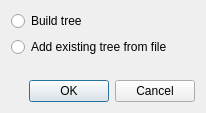
<?xml version="1.0" encoding="UTF-8"?>
<ui version="4.0">
 <class>AddTreeDialog</class>
 <widget class="QDialog" name="AddTreeDialog">
  <property name="geometry">
   <rect>
    <x>0</x>
    <y>0</y>
    <width>206</width>
    <height>113</height>
   </rect>
  </property>
  <property name="windowTitle">
   <string>Add phylogenetic tree</string>
  </property>
  <layout class="QVBoxLayout" name="verticalLayout">
   <item>
    <widget class="QRadioButton" name="buildTreeCheck">
     <property name="text">
      <string>Build tree</string>
     </property>
    </widget>
   </item>
   <item>
    <widget class="QRadioButton" name="addExistingTree">
     <property name="text">
      <string>Add existing tree from file</string>
     </property>
    </widget>
   </item>
   <item>
    <spacer name="verticalSpacer">
     <property name="orientation">
      <enum>Qt::Vertical</enum>
     </property>
     <property name="sizeHint" stdset="0">
      <size>
       <width>20</width>
       <height>40</height>
      </size>
     </property>
    </spacer>
   </item>
   <item>
    <widget class="QDialogButtonBox" name="buttonBox">
     <property name="orientation">
      <enum>Qt::Horizontal</enum>
     </property>
     <property name="standardButtons">
      <set>QDialogButtonBox::Cancel|QDialogButtonBox::Ok</set>
     </property>
    </widget>
   </item>
  </layout>
 </widget>
 <resources/>
 <connections>
  <connection>
   <sender>buttonBox</sender>
   <signal>accepted()</signal>
   <receiver>AddTreeDialog</receiver>
   <slot>accept()</slot>
   <hints>
    <hint type="sourcelabel">
     <x>248</x>
     <y>254</y>
    </hint>
    <hint type="destinationlabel">
     <x>157</x>
     <y>274</y>
    </hint>
   </hints>
  </connection>
  <connection>
   <sender>buttonBox</sender>
   <signal>rejected()</signal>
   <receiver>AddTreeDialog</receiver>
   <slot>reject()</slot>
   <hints>
    <hint type="sourcelabel">
     <x>316</x>
     <y>260</y>
    </hint>
    <hint type="destinationlabel">
     <x>286</x>
     <y>274</y>
    </hint>
   </hints>
  </connection>
 </connections>
</ui>
